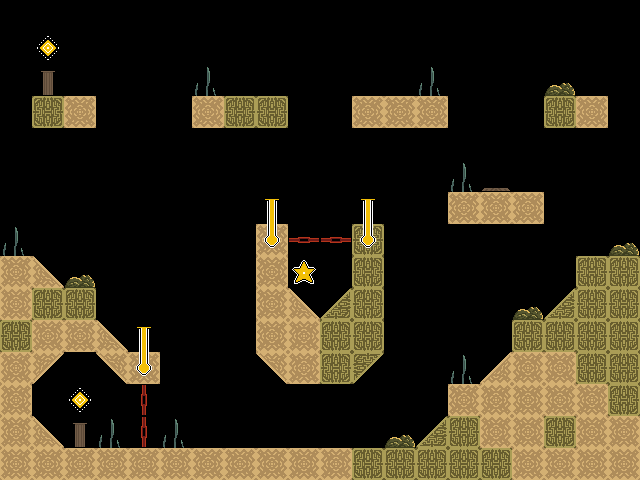

This is a level from a 2D game, rendered from its Tiled map with the project's own tilesets. A one-line summary and the complete map file follow:
An orthogonal 20x15 tile map with 32x32 px tiles, 8 tile layers (Background, Ground, Platform, Walls, ...).

<map version="1.10" tiledversion="1.11.0" orientation="orthogonal" renderorder="right-down" width="20" height="15" tilewidth="32" tileheight="32" infinite="0" nextlayerid="11" nextobjectid="1">
 <tileset firstgid="1" source="../Tilesets/stargame_tilesets-Sheet.tsx" />
 <layer id="10" name="Background" width="20" height="15">
  <data encoding="csv">
0,0,0,0,0,0,0,0,0,0,0,0,0,0,0,0,0,0,0,0,
0,0,0,0,0,0,0,0,0,0,0,0,0,0,0,0,0,0,0,0,
0,28,0,0,0,0,22,0,0,0,0,0,0,22,0,0,0,25,0,0,
0,0,0,0,0,0,0,0,0,0,0,0,0,0,0,0,0,0,0,0,
0,0,0,0,0,0,0,0,0,0,0,0,0,0,0,0,0,0,0,0,
0,0,0,0,0,0,0,0,0,0,0,0,0,0,22,0,0,0,0,0,
0,0,0,0,0,0,0,0,0,0,0,0,0,0,0,0,0,0,0,0,
22,0,0,0,0,0,0,0,0,0,0,0,0,0,0,0,0,0,0,25,
0,0,25,0,0,0,0,0,0,0,0,0,0,0,0,0,0,0,0,0,
0,0,0,0,0,0,0,0,0,0,0,0,0,0,0,0,25,0,0,0,
0,0,0,0,0,0,0,0,0,0,0,0,0,0,0,0,0,0,0,0,
0,0,0,0,0,0,0,0,0,0,0,0,0,0,22,0,0,0,0,0,
0,0,0,0,0,0,0,0,0,0,0,0,0,0,0,0,0,0,0,0,
0,0,28,22,0,22,0,0,0,0,0,0,25,0,0,0,0,0,0,0,
0,0,0,0,0,0,0,0,0,0,0,0,0,0,0,0,0,0,0,0
</data>
 </layer>
 <layer id="2" name="Ground" width="20" height="15">
  <data encoding="csv">
0,0,0,0,0,0,0,0,0,0,0,0,0,0,0,0,0,0,0,0,
0,0,0,0,0,0,0,0,0,0,0,0,0,0,0,0,0,0,0,0,
0,0,0,0,0,0,0,0,0,0,0,0,0,0,0,0,0,0,0,0,
0,8,9,0,0,0,9,8,8,0,0,9,9,9,0,0,0,8,9,0,
0,0,0,0,0,0,0,0,0,0,0,0,0,0,0,0,0,0,0,0,
0,0,0,0,0,0,0,0,0,0,0,0,0,0,0,0,0,0,0,0,
0,0,0,0,0,0,0,0,0,0,0,0,0,0,9,9,9,0,0,0,
0,0,0,0,0,0,0,0,9,0,0,8,0,0,0,0,0,0,0,0,
9,4,0,0,0,0,0,0,9,0,0,8,0,0,0,0,0,0,8,8,
9,8,8,0,0,0,0,0,9,4,1610612739,8,0,0,0,0,0,1610612739,8,8,
8,9,9,4,0,0,0,0,9,9,8,8,0,0,0,0,8,8,8,8,
9,2684354564,0,3221225476,9,0,0,0,3221225476,9,8,2684354563,0,0,0,1610612740,9,9,8,8,
9,0,0,0,0,0,0,0,0,0,0,0,0,0,9,9,9,9,9,8,
9,4,0,0,0,0,0,0,0,0,0,0,0,1610612739,8,9,9,8,9,9,
9,9,9,9,9,9,9,9,9,9,9,8,8,8,8,8,9,9,9,9
</data>
 </layer>
 <layer id="3" name="Platform" width="20" height="15">
  <data encoding="csv">
0,0,0,0,0,0,0,0,0,0,0,0,0,0,0,0,0,0,0,0,
0,0,0,0,0,0,0,0,0,0,0,0,0,0,0,0,0,0,0,0,
0,0,0,0,0,0,0,0,0,0,0,0,0,0,0,0,0,0,0,0,
0,0,0,0,0,0,0,0,0,0,0,0,0,0,0,0,0,0,0,0,
0,0,0,0,0,0,0,0,0,0,0,0,0,0,0,0,0,0,0,0,
0,0,0,0,0,0,0,0,0,0,0,0,0,0,0,0,0,0,0,0,
0,0,0,0,0,0,0,0,0,0,0,0,0,0,0,0,0,0,0,0,
0,0,0,0,0,0,0,0,0,0,0,0,0,0,0,0,0,0,0,0,
0,0,0,0,0,0,0,0,0,0,0,0,0,0,0,0,0,0,0,0,
0,0,0,0,0,0,0,0,0,0,0,0,0,0,0,0,0,0,0,0,
0,0,0,0,0,0,0,0,0,0,0,0,0,0,0,0,0,0,0,0,
0,0,0,0,0,0,0,0,0,0,0,0,0,0,0,0,0,0,0,0,
0,0,0,0,0,0,0,0,0,0,0,0,0,0,0,0,0,0,0,0,
0,0,0,0,0,0,0,0,0,0,0,0,0,0,0,0,0,0,0,0,
0,0,0,0,0,0,0,0,0,0,0,0,0,0,0,0,0,0,0,0
</data>
 </layer>
 <layer id="4" name="Walls" width="20" height="15">
  <data encoding="csv">
0,0,0,0,0,0,0,0,0,0,0,0,0,0,0,0,0,0,0,0,
0,0,0,0,0,0,0,0,0,0,0,0,0,0,0,0,0,0,0,0,
0,0,0,0,0,0,0,0,0,0,0,0,0,0,0,0,0,0,0,0,
0,0,0,0,0,0,0,0,0,0,0,0,0,0,0,0,0,0,0,0,
0,0,0,0,0,0,0,0,0,0,0,0,0,0,0,0,0,0,0,0,
0,0,0,0,0,0,0,0,0,0,0,0,0,0,0,0,0,0,0,0,
0,0,0,0,0,0,0,0,0,0,0,0,0,0,0,0,0,0,0,0,
0,0,0,0,0,0,0,0,0,0,0,0,0,0,0,0,0,0,0,0,
0,0,0,0,0,0,0,0,0,0,0,0,0,0,0,0,0,0,0,0,
0,0,0,0,0,0,0,0,0,0,0,0,0,0,0,0,0,0,0,0,
0,0,0,0,0,0,0,0,0,0,0,0,0,0,0,0,0,0,0,0,
0,0,0,0,0,0,0,0,0,0,0,0,0,0,0,0,0,0,0,0,
0,0,0,0,0,0,0,0,0,0,0,0,0,0,0,0,0,0,0,0,
0,0,0,0,0,0,0,0,0,0,0,0,0,0,0,0,0,0,0,0,
0,0,0,0,0,0,0,0,0,0,0,0,0,0,0,0,0,0,0,0
</data>
 </layer>
 <layer id="5" name="Wire1" width="20" height="15">
  <data encoding="csv">
0,0,0,0,0,0,0,0,0,0,0,0,0,0,0,0,0,0,0,0,
0,0,0,0,0,0,0,0,0,0,0,0,0,0,0,0,0,0,0,0,
0,0,0,0,0,0,0,0,0,0,0,0,0,0,0,0,0,0,0,0,
0,0,0,0,0,0,0,0,0,0,0,0,0,0,0,0,0,0,0,0,
0,0,0,0,0,0,0,0,0,0,0,0,0,0,0,0,0,0,0,0,
0,0,0,0,0,0,0,0,0,0,0,0,0,0,0,0,0,0,0,0,
0,0,0,0,0,0,0,0,0,0,0,0,0,0,0,0,0,0,0,0,
0,0,0,0,0,0,0,0,3221225488,0,0,3221225488,0,0,0,0,0,0,0,0,
0,0,0,0,0,0,0,0,0,0,0,0,0,0,0,0,0,0,0,0,
0,0,0,0,0,0,0,0,0,0,0,0,0,0,0,0,0,0,0,0,
0,0,0,0,0,0,0,0,0,0,0,0,0,0,0,0,0,0,0,0,
0,0,0,0,3221225488,0,0,0,0,0,0,0,0,0,0,0,0,0,0,0,
0,0,0,0,0,0,0,0,0,0,0,0,0,0,0,0,0,0,0,0,
0,0,0,0,0,0,0,0,0,0,0,0,0,0,0,0,0,0,0,0,
0,0,0,0,0,0,0,0,0,0,0,0,0,0,0,0,0,0,0,0
</data>
 </layer>
 <layer id="6" name="Foreground" width="20" height="15">
  <data encoding="csv">
0,0,0,0,0,0,0,0,0,0,0,0,0,0,0,0,0,0,0,0,
0,0,0,0,0,0,0,0,0,0,0,0,0,0,0,0,0,0,0,0,
0,0,0,0,0,0,0,0,0,0,0,0,0,0,0,0,0,0,0,0,
0,0,0,0,0,0,0,0,0,0,0,0,0,0,0,0,0,0,0,0,
0,0,0,0,0,0,0,0,0,0,0,0,0,0,0,0,0,0,0,0,
0,0,0,0,0,0,0,0,0,0,0,0,0,0,0,0,0,0,0,0,
0,0,0,0,0,0,0,0,0,0,0,0,0,0,0,0,0,0,0,0,
0,0,0,0,0,0,0,0,0,0,0,0,0,0,0,0,0,0,0,0,
0,0,0,0,0,0,0,0,0,0,0,0,0,0,0,0,0,0,0,0,
0,0,0,0,0,0,0,0,0,0,0,0,0,0,0,0,0,0,0,0,
0,0,0,0,0,0,0,0,0,0,0,0,0,0,0,0,0,0,0,0,
0,0,0,0,0,0,0,0,0,0,0,0,0,0,0,0,0,0,0,0,
0,0,0,0,0,0,0,0,0,0,0,0,0,0,0,0,0,0,0,0,
0,0,0,0,0,0,0,0,0,0,0,0,0,0,0,0,0,0,0,0,
0,0,0,0,0,0,0,0,0,0,0,0,0,0,0,0,0,0,0,0
</data>
 </layer>
 <layer id="7" name="Stairs" width="20" height="15">
  <data encoding="csv">
0,0,0,0,0,0,0,0,0,0,0,0,0,0,0,0,0,0,0,0,
0,0,0,0,0,0,0,0,0,0,0,0,0,0,0,0,0,0,0,0,
0,0,0,0,0,0,0,0,0,0,0,0,0,0,0,0,0,0,0,0,
0,0,0,0,0,0,0,0,0,0,0,0,0,0,0,0,0,0,0,0,
0,0,0,0,0,0,0,0,0,0,0,0,0,0,0,0,0,0,0,0,
0,0,0,0,0,0,0,0,0,0,0,0,0,0,0,0,0,0,0,0,
0,0,0,0,0,0,0,0,0,0,0,0,0,0,0,0,0,0,0,0,
0,0,0,0,0,0,0,0,0,0,0,0,0,0,0,0,0,0,0,0,
0,0,0,0,0,0,0,0,0,0,0,0,0,0,0,0,0,0,0,0,
0,0,0,0,0,0,0,0,0,0,0,0,0,0,0,0,0,0,0,0,
0,0,0,0,0,0,0,0,0,0,0,0,0,0,0,0,0,0,0,0,
0,0,0,0,0,0,0,0,0,0,0,0,0,0,0,0,0,0,0,0,
0,0,0,0,0,0,0,0,0,0,0,0,0,0,0,0,0,0,0,0,
0,0,0,0,0,0,0,0,0,0,0,0,0,0,0,0,0,0,0,0,
0,0,0,0,0,0,0,0,0,0,0,0,0,0,0,0,0,0,0,0
</data>
 </layer>
 <layer id="8" name="Objects" width="20" height="15">
  <data encoding="csv">
0,0,0,0,0,0,0,0,0,0,0,0,0,0,0,0,0,0,0,0,
0,29,0,0,0,0,0,0,0,0,0,0,0,0,0,0,0,0,0,0,
0,0,0,0,0,0,0,0,0,0,0,0,0,0,0,0,0,0,0,0,
0,0,0,0,0,0,0,0,0,0,0,0,0,0,0,0,0,0,0,0,
0,0,0,0,0,0,0,0,0,0,0,0,0,0,0,0,0,0,0,0,
0,0,0,0,0,0,0,0,0,0,0,0,0,0,0,43,0,0,0,0,
0,0,0,0,0,0,0,0,42,0,0,42,0,0,0,0,0,0,0,0,
0,0,0,0,0,0,0,0,0,1610612763,1610612763,0,0,0,0,0,0,0,0,0,
0,0,0,0,0,0,0,0,0,33,0,0,0,0,0,0,0,0,0,0,
0,0,0,0,0,0,0,0,0,0,0,0,0,0,0,0,0,0,0,0,
0,0,0,0,42,0,0,0,0,0,0,0,0,0,0,0,0,0,0,0,
0,0,0,0,0,0,0,0,0,0,0,0,0,0,0,0,0,0,0,0,
0,0,29,0,27,0,0,0,0,0,0,0,0,0,0,0,0,0,0,0,
0,0,0,0,27,0,0,0,0,0,0,0,0,0,0,0,0,0,0,0,
0,0,0,0,0,0,0,0,0,0,0,0,0,0,0,0,0,0,0,0
</data>
 </layer>
</map>
